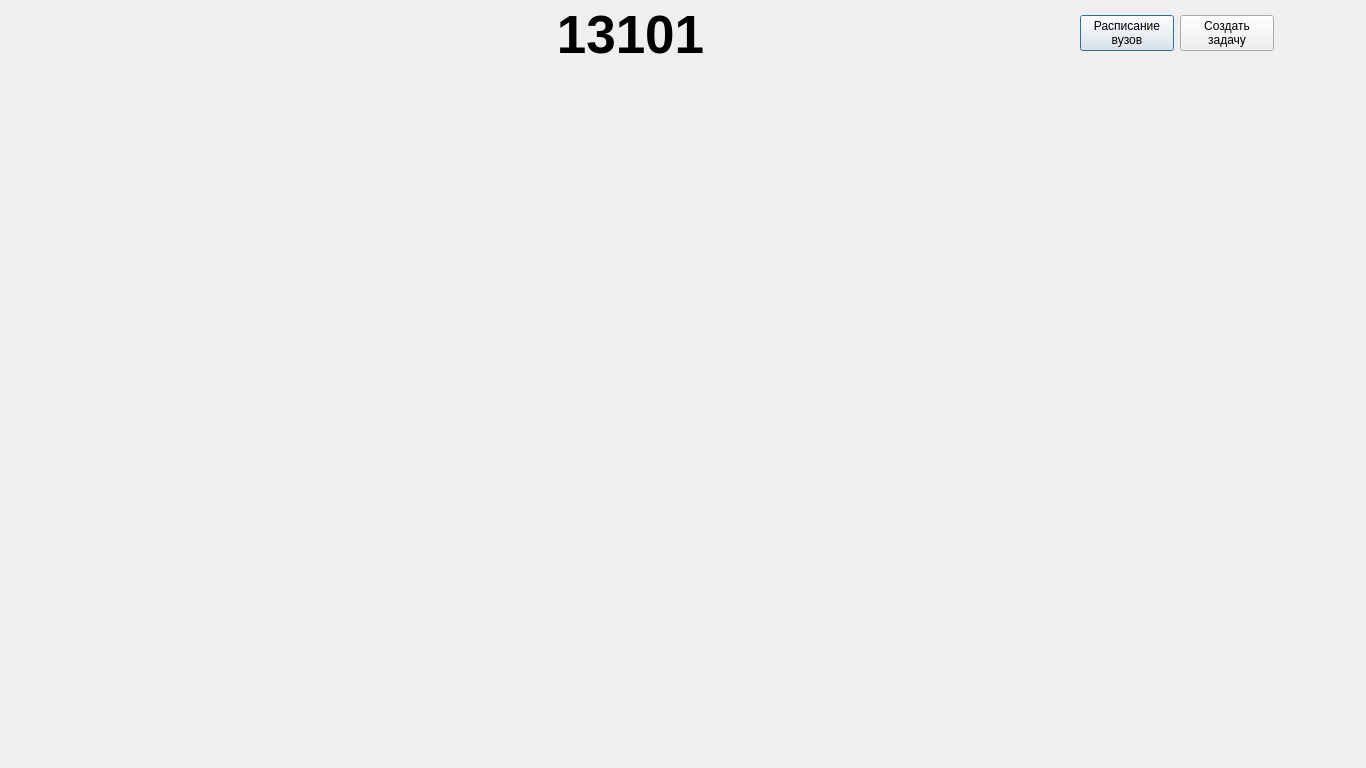
<?xml version="1.0" encoding="UTF-8"?>
<ui version="4.0">
 <class>G13101</class>
 <widget class="QDialog" name="G13101">
  <property name="geometry">
   <rect>
    <x>0</x>
    <y>0</y>
    <width>1366</width>
    <height>768</height>
   </rect>
  </property>
  <property name="windowTitle">
   <string>g13101</string>
  </property>
  <widget class="QLabel" name="image">
   <property name="geometry">
    <rect>
     <x>-50</x>
     <y>0</y>
     <width>1366</width>
     <height>768</height>
    </rect>
   </property>
   <property name="text">
    <string/>
   </property>
  </widget>
  <widget class="QLabel" name="label">
   <property name="geometry">
    <rect>
     <x>530</x>
     <y>0</y>
     <width>201</width>
     <height>71</height>
    </rect>
   </property>
   <property name="font">
    <font>
     <pointsize>40</pointsize>
     <weight>75</weight>
     <bold>true</bold>
    </font>
   </property>
   <property name="text">
    <string>&lt;html&gt;&lt;head/&gt;&lt;body&gt;&lt;p&gt;&lt;span style=&quot; color:#000000;&quot;&gt;13101&lt;/span&gt;&lt;/p&gt;&lt;/body&gt;&lt;/html&gt;</string>
   </property>
   <property name="alignment">
    <set>Qt::AlignCenter</set>
   </property>
  </widget>
  <widget class="QWidget" name="layoutWidget">
   <property name="geometry">
    <rect>
     <x>1080</x>
     <y>10</y>
     <width>194</width>
     <height>46</height>
    </rect>
   </property>
   <layout class="QHBoxLayout" name="horizontalLayout">
    <item>
     <widget class="QPushButton" name="pushButton">
      <property name="text">
       <string>Расписание
вузов</string>
      </property>
     </widget>
    </item>
    <item>
     <widget class="QPushButton" name="pushButton_2">
      <property name="text">
       <string>Создать
задачу</string>
      </property>
     </widget>
    </item>
   </layout>
  </widget>
 </widget>
 <resources/>
 <connections/>
</ui>
